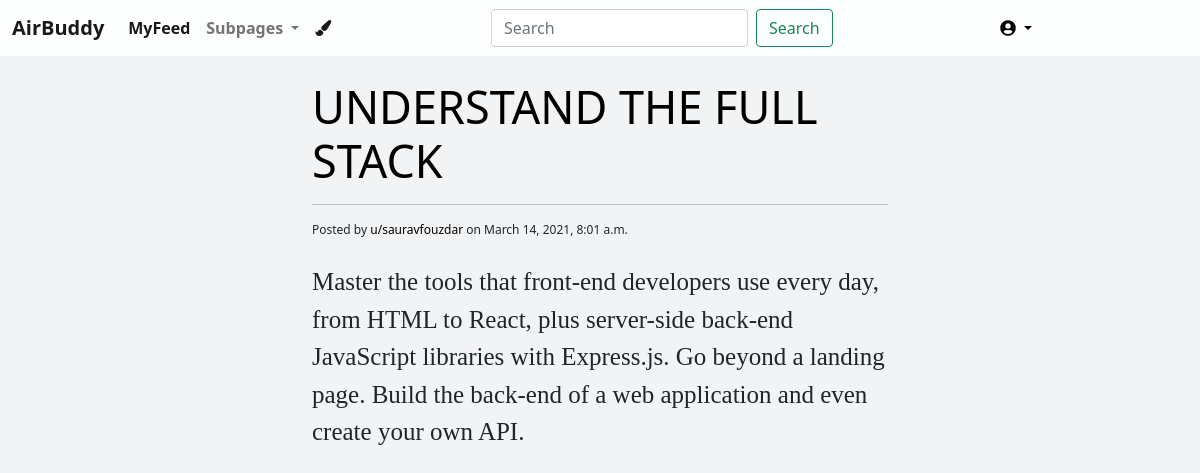
The page /a/webd/2 (signed in) on the database its author committed.
### subpages/models.py (models this page shows, shortened)
class WebDevelopment(models.Model):
    author = models.ForeignKey(
                        settings.AUTH_USER_MODEL,
                        on_delete=models.CASCADE,
                        related_name = 'webdev_post',
                        )
    title = models.TextField(max_length=100)
    description = models.TextField(max_length=5000)
    created_on = models.DateTimeField(auto_now_add = True)

### subpages/views.py (the view)
# urls.py: url(r'^a/webd/(?P<pk>\d+)$', views.webd_body, name='webd_body'),
@login_required
def webd_body(request,pk):
    obj = WebDevelopment.objects.get(pk=pk)
    template_name = 'webd_body.html'
    context = {
        'body':obj.description,
        'title':obj.title,
        'date':obj.created_on,
        'author':obj.author
    }
    return render(request, template_name, context)

### core/templates/webd_body.html
{% extends 'base.html' %}
{% block content %}
<br>
<div class="container-fluid">
    <div class="row">
        <div class="col-md-3"></div>
        <div class="col-md-6">
          <h1 style="color: black;font-size: 45px;">{{title}}</h1>
          <hr class="hr-light">
          <p class="post-meta" style="font-size: 12px;margin: 0%;">Posted by
            <a href="#">u/{{author}}</a> on {{date}}</p>
          <br>
          <p style="
           font-family:Lucida Console;
           font-size: 25px;">
           {{body}}
        </p>
        </div>
        <div class="col-md-3"></div>
    </div>
</div>
{% endblock %}

### core/static/style.css (style rules this page uses)
body { background-color:#F2F3F4; }
p a { text-decoration: none; color: black; }

### rows shown on the page
WebDevelopment: title "UNDERSTAND THE FULL STACK", created_on "March 14, 2021, 8:01 a.m.", description "Master the tools that front-end developers use every day, from HTML to React, plus server-side back-end JavaScript libraries with Express.js. Go beyond a landing page. Build the back-end of a web application and even create your own API."

### other values the page prints
{{ author }} "sauravfouzdar"
